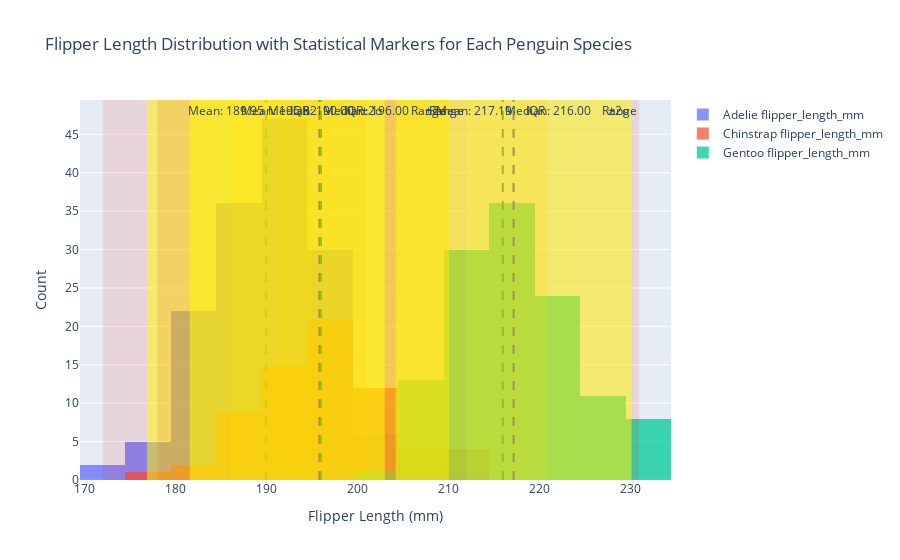

The notebook cell this image was saved under:
### Markdown cell above
The histogram will display:

Blue dashed line for the mean.
Green dashed line for the median.
Red rectangle for the overall range (min to max).
Orange rectangle for the interquartile range (Q1 to Q3).
Yellow rectangle for the range defined by ±2 standard deviations from the mean.

### Code cell
#if all species are in one histogram:
import pandas as pd
import plotly.graph_objects as go

# Load the dataset from the CSV URL you provided
url = "https://raw.githubusercontent.com/mwaskom/seaborn-data/master/penguins.csv"
penguins = pd.read_csv(url)

# Function to compute statistical metrics
def compute_stats(df, column):
    stats = {}
    stats['mean'] = df[column].mean()
    stats['median'] = df[column].median()
    stats['min'] = df[column].min()
    stats['max'] = df[column].max()
    stats['q1'] = df[column].quantile(0.25)
    stats['q3'] = df[column].quantile(0.75)
    stats['std'] = df[column].std()
    stats['mean_minus_2std'] = stats['mean'] - 2 * stats['std']
    stats['mean_plus_2std'] = stats['mean'] + 2 * stats['std']
    return stats

# Create a figure
fig = go.Figure()

# Loop over each species
for species in penguins['species'].unique():
    # Filter data for the species
    species_data = penguins[penguins['species'] == species]
    
    # Compute statistics for flipper_length_mm
    stats = compute_stats(species_data, 'flipper_length_mm')
    
    # Add a histogram for this species
    fig.add_trace(go.Histogram(
        x=species_data['flipper_length_mm'],
        name=f'{species} flipper_length_mm',
        opacity=0.75,
        xbins=dict(size=5),  # Adjust bin size as needed
    ))

    # Debugging print statement
    print(f"{species}: Mean = {stats['mean']:.2f}, ±2σ Range = ({stats['mean_minus_2std']:.2f}, {stats['mean_plus_2std']:.2f})")

    # Add vertical lines for mean and median
    fig.add_vline(x=stats['mean'], line=dict(color='blue', dash='dash'), annotation_text=f'Mean: {stats["mean"]:.2f}', annotation_position='top left')
    fig.add_vline(x=stats['median'], line=dict(color='green', dash='dash'), annotation_text=f'Median: {stats["median"]:.2f}', annotation_position='top right')
    
    # Add vertical rectangles for range, IQR, and ±2 standard deviations
    fig.add_vrect(x0=stats['min'], x1=stats['max'], fillcolor='red', opacity=0.1, line_width=0, annotation_text='Range')
    fig.add_vrect(x0=stats['q1'], x1=stats['q3'], fillcolor='orange', opacity=0.2, line_width=0, annotation_text='IQR')
    fig.add_vrect(x0=stats['mean_minus_2std'], x1=stats['mean_plus_2std'], fillcolor='yellow', opacity=0.5, line_width=0, annotation_text='±2σ')

# Set the x-axis range dynamically based on the data
fig.update_layout(
    title="Flipper Length Distribution with Statistical Markers for Each Penguin Species",
    barmode='overlay',
    xaxis_title="Flipper Length (mm)",
    yaxis_title="Count",
    showlegend=True
)

# Show the figure
fig.show()

### Figure 1 — Plotly figure (JSON) as saved in the notebook; plotly's stock layout.template omitted (floating-point values rounded to 4 significant figures; data arrays with more than 128 entries replaced by an {"elided": "..."} marker saying what was removed)
{"data": [{"name": "Adelie flipper_length_mm", "opacity": 0.75, "type": "histogram", "x": {"elided": "152 int values"}, "xbins": {"size": 5}}, {"name": "Chinstrap flipper_length_mm", "opacity": 0.75, "type": "histogram", "x": [192, 196, 193, 188, 197, 198, 178, 197, 195, 198, 193, 194, 185, 201, 190, 201, 197, 181, 190, 195, 181, 191, 187, 193, 195, 197, 200, 200, 191, 205, 187, 201, 187, 203, 195, 199, 195, 210, 192, 205, 210, 187, 196, 196, 196, 201, 190, 212, 187, 198, 199, 201, 193, 203, 187, 197, 191, 203, 202, 194, 206, 189, 195, 207, 202, 193, 210, 198], "xbins": {"size": 5}}, {"name": "Gentoo flipper_length_mm", "opacity": 0.75, "type": "histogram", "x": [211, 230, 210, 218, 215, 210, 211, 219, 209, 215, 214, 216, 214, 213, 210, 217, 210, 221, 209, 222, 218, 215, 213, 215, 215, 215, 216, 215, 210, 220, 222, 209, 207, 230, 220, 220, 213, 219, 208, 208, 208, 225, 210, 216, 222, 217, 210, 225, 213, 215, 210, 220, 210, 225, 217, 220, 208, 220, 208, 224, 208, 221, 214, 231, 219, 230, 214, 229, 220, 223, 216, 221, 221, 217, 216, 230, 209, 220, 215, 223, 212, 221, 212, 224, 212, 228, 218, 218, 212, 230, 218, 228, 212, 224, 214, 226, 216, 222, 203, 225, 219, 228, 215, 228, 216, 215, 210, 219, 208, 209, 216, 229, 213, 230, 217, 230, 217, 222, 214, null, 215, 222, 212, 213], "xbins": {"size": 5}}], "layout": {"annotations": [{"showarrow": false, "text": "Mean: 189.95", "x": 190.0, "xanchor": "right", "xref": "x", "y": 1, "yanchor": "top", "yref": "y domain"}, {"showarrow": false, "text": "Median: 190.00", "x": 190, "xanchor": "left", "xref": "x", "y": 1, "yanchor": "top", "yref": "y domain"}, {"showarrow": false, "text": "Range", "x": 210, "xanchor": "right", "xref": "x", "y": 1, "yanchor": "top", "yref": "y domain"}, {"showarrow": false, "text": "IQR", "x": 195, "xanchor": "right", "xref": "x", "y": 1, "yanchor": "top", "yref": "y domain"}, {"showarrow": false, "text": "±2σ", "x": 203.0, "xanchor": "right", "xref": "x", "y": 1, "yanchor": "top", "yref": "y domain"}, {"showarrow": false, "text": "Mean: 195.82", "x": 195.8, "xanchor": "right", "xref": "x", "y": 1, "yanchor": "top", "yref": "y domain"}, {"showarrow": false, "text": "Median: 196.00", "x": 196, "xanchor": "left", "xref": "x", "y": 1, "yanchor": "top", "yref": "y domain"}, {"showarrow": false, "text": "Range", "x": 212, "xanchor": "right", "xref": "x", "y": 1, "yanchor": "top", "yref": "y domain"}, {"showarrow": false, "text": "IQR", "x": 201, "xanchor": "right", "xref": "x", "y": 1, "yanchor": "top", "yref": "y domain"}, {"showarrow": false, "text": "±2σ", "x": 210.1, "xanchor": "right", "xref": "x", "y": 1, "yanchor": "top", "yref": "y domain"}, {"showarrow": false, "text": "Mean: 217.19", "x": 217.2, "xanchor": "right", "xref": "x", "y": 1, "yanchor": "top", "yref": "y domain"}, {"showarrow": false, "text": "Median: 216.00", "x": 216, "xanchor": "left", "xref": "x", "y": 1, "yanchor": "top", "yref": "y domain"}, {"showarrow": false, "text": "Range", "x": 231, "xanchor": "right", "xref": "x", "y": 1, "yanchor": "top", "yref": "y domain"}, {"showarrow": false, "text": "IQR", "x": 221, "xanchor": "right", "xref": "x", "y": 1, "yanchor": "top", "yref": "y domain"}, {"showarrow": false, "text": "±2σ", "x": 230.2, "xanchor": "right", "xref": "x", "y": 1, "yanchor": "top", "yref": "y domain"}], "barmode": "overlay", "shapes": [{"line": {"color": "blue", "dash": "dash"}, "type": "line", "x0": 190.0, "x1": 190.0, "xref": "x", "y0": 0, "y1": 1, "yref": "y domain"}, {"line": {"color": "green", "dash": "dash"}, "type": "line", "x0": 190, "x1": 190, "xref": "x", "y0": 0, "y1": 1, "yref": "y domain"}, {"fillcolor": "red", "line": {"width": 0}, "opacity": 0.1, "type": "rect", "x0": 172, "x1": 210, "xref": "x", "y0": 0, "y1": 1, "yref": "y domain"}, {"fillcolor": "orange", "line": {"width": 0}, "opacity": 0.2, "type": "rect", "x0": 186, "x1": 195, "xref": "x", "y0": 0, "y1": 1, "yref": "y domain"}, {"fillcolor": "yellow", "line": {"width": 0}, "opacity": 0.5, "type": "rect", "x0": 176.9, "x1": 203.0, "xref": "x", "y0": 0, "y1": 1, "yref": "y domain"}, {"line": {"color": "blue", "dash": "dash"}, "type": "line", "x0": 195.8, "x1": 195.8, "xref": "x", "y0": 0, "y1": 1, "yref": "y domain"}, {"line": {"color": "green", "dash": "dash"}, "type": "line", "x0": 196, "x1": 196, "xref": "x", "y0": 0, "y1": 1, "yref": "y domain"}, {"fillcolor": "red", "line": {"width": 0}, "opacity": 0.1, "type": "rect", "x0": 178, "x1": 212, "xref": "x", "y0": 0, "y1": 1, "yref": "y domain"}, {"fillcolor": "orange", "line": {"width": 0}, "opacity": 0.2, "type": "rect", "x0": 191, "x1": 201, "xref": "x", "y0": 0, "y1": 1, "yref": "y domain"}, {"fillcolor": "yellow", "line": {"width": 0}, "opacity": 0.5, "type": "rect", "x0": 181.6, "x1": 210.1, "xref": "x", "y0": 0, "y1": 1, "yref": "y domain"}, {"line": {"color": "blue", "dash": "dash"}, "type": "line", "x0": 217.2, "x1": 217.2, "xref": "x", "y0": 0, "y1": 1, "yref": "y domain"}, {"line": {"color": "green", "dash": "dash"}, "type": "line", "x0": 216, "x1": 216, "xref": "x", "y0": 0, "y1": 1, "yref": "y domain"}, {"fillcolor": "red", "line": {"width": 0}, "opacity": 0.1, "type": "rect", "x0": 203, "x1": 231, "xref": "x", "y0": 0, "y1": 1, "yref": "y domain"}, {"fillcolor": "orange", "line": {"width": 0}, "opacity": 0.2, "type": "rect", "x0": 212, "x1": 221, "xref": "x", "y0": 0, "y1": 1, "yref": "y domain"}, {"fillcolor": "yellow", "line": {"width": 0}, "opacity": 0.5, "type": "rect", "x0": 204.2, "x1": 230.2, "xref": "x", "y0": 0, "y1": 1, "yref": "y domain"}], "showlegend": true, "title": {"text": "Flipper Length Distribution with Statistical Markers for Each Penguin Species"}, "xaxis": {"title": {"text": "Flipper Length (mm)"}}, "yaxis": {"title": {"text": "Count"}}}}
